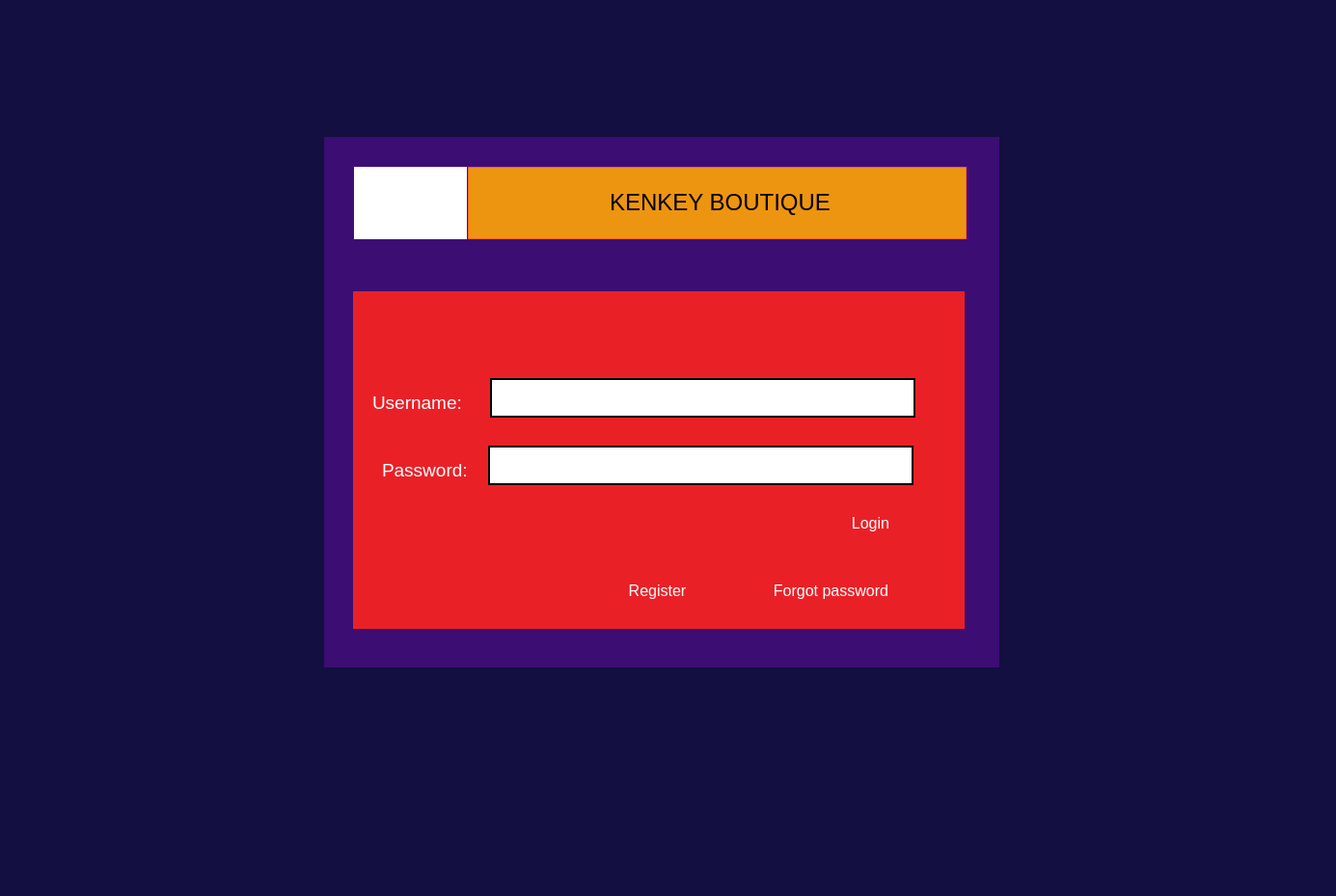
<?xml version="1.0" encoding="UTF-8"?>
<ui version="4.0">
 <class>LoginScreen</class>
 <widget class="QMainWindow" name="LoginScreen">
  <property name="geometry">
   <rect>
    <x>0</x>
    <y>0</y>
    <width>1385</width>
    <height>929</height>
   </rect>
  </property>
  <property name="windowTitle">
   <string>MainWindow</string>
  </property>
  <property name="styleSheet">
   <string notr="true">background-color:#130f40;</string>
  </property>
  <widget class="QWidget" name="centralwidget">
   <layout class="QGridLayout" name="gridLayout">
    <item row="1" column="1">
     <widget class="QGroupBox" name="groupBox_2">
      <property name="sizePolicy">
       <sizepolicy hsizetype="Fixed" vsizetype="Fixed">
        <horstretch>0</horstretch>
        <verstretch>0</verstretch>
       </sizepolicy>
      </property>
      <property name="minimumSize">
       <size>
        <width>700</width>
        <height>550</height>
       </size>
      </property>
      <property name="maximumSize">
       <size>
        <width>700</width>
        <height>550</height>
       </size>
      </property>
      <property name="styleSheet">
       <string notr="true">background-color: rgba(100, 10, 164,0.5);
border: 0px;</string>
      </property>
      <property name="title">
       <string/>
      </property>
      <widget class="QWidget" name="">
       <property name="geometry">
        <rect>
         <x>30</x>
         <y>30</y>
         <width>638</width>
         <height>77</height>
        </rect>
       </property>
       <layout class="QHBoxLayout" name="horizontalLayout">
        <property name="spacing">
         <number>0</number>
        </property>
        <item>
         <widget class="QLabel" name="label_4">
          <property name="sizePolicy">
           <sizepolicy hsizetype="Fixed" vsizetype="Fixed">
            <horstretch>0</horstretch>
            <verstretch>0</verstretch>
           </sizepolicy>
          </property>
          <property name="minimumSize">
           <size>
            <width>117</width>
            <height>75</height>
           </size>
          </property>
          <property name="maximumSize">
           <size>
            <width>109</width>
            <height>75</height>
           </size>
          </property>
          <property name="styleSheet">
           <string notr="true">image: url(:/kenkey1.png);
background-color: white;</string>
          </property>
          <property name="text">
           <string>&lt;html&gt;&lt;head/&gt;&lt;body&gt;&lt;p&gt;&lt;br/&gt;&lt;/p&gt;&lt;p&gt;&lt;br/&gt;&lt;/p&gt;&lt;/body&gt;&lt;/html&gt;</string>
          </property>
         </widget>
        </item>
        <item>
         <widget class="QLabel" name="label_3">
          <property name="sizePolicy">
           <sizepolicy hsizetype="Fixed" vsizetype="Fixed">
            <horstretch>0</horstretch>
            <verstretch>0</verstretch>
           </sizepolicy>
          </property>
          <property name="minimumSize">
           <size>
            <width>517</width>
            <height>75</height>
           </size>
          </property>
          <property name="maximumSize">
           <size>
            <width>517</width>
            <height>75</height>
           </size>
          </property>
          <property name="font">
           <font>
            <pointsize>18</pointsize>
           </font>
          </property>
          <property name="styleSheet">
           <string notr="true">background-image: url(:/ad.jpg);
background-color: rgba(255, 165, 2,0.9);
border: 1px solid rgba(255, 56, 56,0.5);
border-radius: 0px;
</string>
          </property>
          <property name="text">
           <string>&lt;html&gt;&lt;head/&gt;&lt;body&gt;&lt;p align=&quot;center&quot;&gt;KENKEY BOUTIQUE&lt;/p&gt;&lt;/body&gt;&lt;/html&gt;</string>
          </property>
         </widget>
        </item>
       </layout>
      </widget>
      <widget class="QGroupBox" name="groupBox">
       <property name="geometry">
        <rect>
         <x>30</x>
         <y>160</y>
         <width>634</width>
         <height>350</height>
        </rect>
       </property>
       <property name="sizePolicy">
        <sizepolicy hsizetype="Fixed" vsizetype="Fixed">
         <horstretch>0</horstretch>
         <verstretch>0</verstretch>
        </sizepolicy>
       </property>
       <property name="minimumSize">
        <size>
         <width>634</width>
         <height>350</height>
        </size>
       </property>
       <property name="maximumSize">
        <size>
         <width>634</width>
         <height>350</height>
        </size>
       </property>
       <property name="styleSheet">
        <string notr="true">background-color: #EA2027;
border: 52px solid rgba(234, 32, 39,0.5);
</string>
       </property>
       <property name="title">
        <string/>
       </property>
       <widget class="QPushButton" name="pushButton_2">
        <property name="geometry">
         <rect>
          <x>250</x>
          <y>290</y>
          <width>131</width>
          <height>41</height>
         </rect>
        </property>
        <property name="font">
         <font>
          <pointsize>12</pointsize>
         </font>
        </property>
        <property name="styleSheet">
         <string notr="true">QPushButton{
background-color: qlineargradient(x1: 0, y1: 0, x2: 0, y2: 1,
                           stop: 0 #4cd137, stop: 1#009432);
color: rgb(255, 255, 255);
selection-color: rgb(255, 0, 0);
border: 0px solid;
border-radius: 0px;
}
QPushButton:pressed {
    border: 1px solid #FFC312;
   color: #FFC312;
}

QPushButton:hover,
QPushButton:checked:hover{
    border: 1px solid #FFC312;
}</string>
        </property>
        <property name="text">
         <string>Register</string>
        </property>
       </widget>
       <widget class="QLabel" name="label">
        <property name="geometry">
         <rect>
          <x>20</x>
          <y>100</y>
          <width>111</width>
          <height>31</height>
         </rect>
        </property>
        <property name="font">
         <font>
          <pointsize>14</pointsize>
         </font>
        </property>
        <property name="styleSheet">
         <string notr="true">background-color: none;
border:0px;
color: rgb(255, 255, 255);
</string>
        </property>
        <property name="text">
         <string>Username:</string>
        </property>
       </widget>
       <widget class="QLineEdit" name="passwordEdit">
        <property name="geometry">
         <rect>
          <x>140</x>
          <y>160</y>
          <width>441</width>
          <height>41</height>
         </rect>
        </property>
        <property name="font">
         <font>
          <pointsize>10</pointsize>
         </font>
        </property>
        <property name="styleSheet">
         <string notr="true">QLineEdit { 
    padding-top: 2px;     /* This QLineEdit fix  103, 111 */
    padding-bottom: 2px;  /* This QLineEdit fix  103, 111 */
    padding-left: 4px;
    padding-right: 4px;
    border-style: solid;
    background-color: rgb(255, 255, 255);
border: 2px solid rgba(0, 0, 0,1.0);
border-radius: 0px;
    color: rgb(0,0,0);
}

QLineEdit:disabled {
    background-color: #232629;
    color: #4D545B;
}

QLineEdit:hover{
    border: 2px solid rgba(60, 64, 198,1.0);
    color: rgb(0,0,0);
}

QLineEdit:selected{
   border: 2px solid rgba(60, 64, 198,1.0);
    color: rgb(0,0,0);
}</string>
        </property>
        <property name="echoMode">
         <enum>QLineEdit::Password</enum>
        </property>
       </widget>
       <widget class="QLineEdit" name="usernameEdit">
        <property name="geometry">
         <rect>
          <x>142</x>
          <y>90</y>
          <width>441</width>
          <height>41</height>
         </rect>
        </property>
        <property name="font">
         <font>
          <pointsize>10</pointsize>
         </font>
        </property>
        <property name="styleSheet">
         <string notr="true">QLineEdit { 
    padding-top: 2px;     /* This QLineEdit fix  103, 111 */
    padding-bottom: 2px;  /* This QLineEdit fix  103, 111 */
    padding-left: 4px;
    padding-right: 4px;
    border-style: solid;
    background-color: rgb(255, 255, 255);
border: 2px solid rgba(0, 0, 0,1.0);
border-radius: 0px;
    color: rgb(0,0,0);
}

QLineEdit:disabled {
    background-color: #232629;
    color: #4D545B;
}

QLineEdit:hover{
    border: 2px solid rgba(60, 64, 198,1.0);
    color: rgb(0,0,0);
}

QLineEdit:selected{
   border: 2px solid rgba(60, 64, 198,1.0);
    color: rgb(0,0,0);
}</string>
        </property>
       </widget>
       <widget class="QPushButton" name="pushButton_3">
        <property name="geometry">
         <rect>
          <x>400</x>
          <y>290</y>
          <width>191</width>
          <height>41</height>
         </rect>
        </property>
        <property name="font">
         <font>
          <pointsize>12</pointsize>
         </font>
        </property>
        <property name="styleSheet">
         <string notr="true">QPushButton{
background-color: qlineargradient(x1: 0, y1: 0, x2: 0, y2: 1,
                           stop: 0 #4cd137, stop: 1#009432);
color: rgb(255, 255, 255);
selection-color: rgb(255, 0, 0);
border: 0px solid;
border-radius: 0px;
}
QPushButton:pressed {
    border: 1px solid #FFC312;
   color: #FFC312;
}

QPushButton:hover,
QPushButton:checked:hover{
    border: 1px solid #FFC312;
}</string>
        </property>
        <property name="text">
         <string>Forgot password</string>
        </property>
       </widget>
       <widget class="QLabel" name="label_2">
        <property name="geometry">
         <rect>
          <x>30</x>
          <y>170</y>
          <width>101</width>
          <height>31</height>
         </rect>
        </property>
        <property name="font">
         <font>
          <pointsize>14</pointsize>
         </font>
        </property>
        <property name="styleSheet">
         <string notr="true">background-color: none;
border:0px;
color: rgb(255, 255, 255);
</string>
        </property>
        <property name="text">
         <string>Password:</string>
        </property>
       </widget>
       <widget class="QPushButton" name="pushButton">
        <property name="geometry">
         <rect>
          <x>490</x>
          <y>220</y>
          <width>93</width>
          <height>41</height>
         </rect>
        </property>
        <property name="font">
         <font>
          <pointsize>12</pointsize>
         </font>
        </property>
        <property name="styleSheet">
         <string notr="true">QPushButton{
background-color: qlineargradient(x1: 0, y1: 0, x2: 0, y2: 1,
                           stop: 0 #434343, stop: 1#000000);
color: rgb(255, 255, 255);
selection-color: rgb(255, 0, 0);
border: 0px solid;
border-radius: 0px;
}
QPushButton:pressed {
    border: 1px solid rgba(0, 168, 255,1.0);
   color: rgba(0, 168, 255,1.0);
}

QPushButton:hover,
QPushButton:checked:hover{
    border: 1px solid rgba(0, 168, 255,1.0);
}
QPushButton:checked:disabled {
    background-color: #232629;
    border: 1px solid #31363B;
    color: #4D545B;
    border-radius: 4px;
    padding: 3px;
    outline: none;
}</string>
        </property>
        <property name="text">
         <string>Login</string>
        </property>
       </widget>
      </widget>
     </widget>
    </item>
    <item row="2" column="1">
     <spacer name="verticalSpacer_2">
      <property name="orientation">
       <enum>Qt::Vertical</enum>
      </property>
      <property name="sizeHint" stdset="0">
       <size>
        <width>20</width>
        <height>228</height>
       </size>
      </property>
     </spacer>
    </item>
    <item row="0" column="1">
     <spacer name="verticalSpacer">
      <property name="orientation">
       <enum>Qt::Vertical</enum>
      </property>
      <property name="sizeHint" stdset="0">
       <size>
        <width>20</width>
        <height>109</height>
       </size>
      </property>
     </spacer>
    </item>
    <item row="1" column="2">
     <spacer name="horizontalSpacer_2">
      <property name="orientation">
       <enum>Qt::Horizontal</enum>
      </property>
      <property name="sizeHint" stdset="0">
       <size>
        <width>340</width>
        <height>20</height>
       </size>
      </property>
     </spacer>
    </item>
    <item row="1" column="0">
     <spacer name="horizontalSpacer">
      <property name="orientation">
       <enum>Qt::Horizontal</enum>
      </property>
      <property name="sizeHint" stdset="0">
       <size>
        <width>303</width>
        <height>20</height>
       </size>
      </property>
     </spacer>
    </item>
   </layout>
  </widget>
 </widget>
 <resources/>
 <connections/>
</ui>
